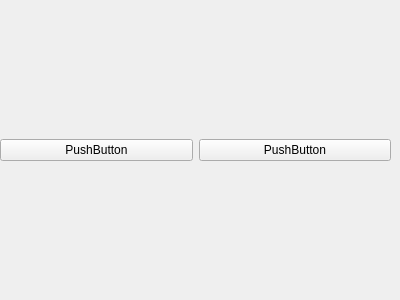
<?xml version="1.0" encoding="UTF-8"?>
<ui version="4.0">
 <class>Form</class>
 <widget class="QWidget" name="Form">
  <property name="geometry">
   <rect>
    <x>0</x>
    <y>0</y>
    <width>400</width>
    <height>300</height>
   </rect>
  </property>
  <property name="windowTitle">
   <string>Form</string>
  </property>
  <widget class="QWidget" name="gridLayoutWidget">
   <property name="geometry">
    <rect>
     <x>0</x>
     <y>10</y>
     <width>391</width>
     <height>281</height>
    </rect>
   </property>
   <layout class="QGridLayout" name="gridLayout">
    <item row="0" column="0">
     <widget class="QPushButton" name="BtnFood1">
      <property name="text">
       <string>PushButton</string>
      </property>
     </widget>
    </item>
    <item row="0" column="1">
     <widget class="QPushButton" name="BtnFood2">
      <property name="text">
       <string>PushButton</string>
      </property>
     </widget>
    </item>
   </layout>
  </widget>
 </widget>
 <resources/>
 <connections/>
</ui>
